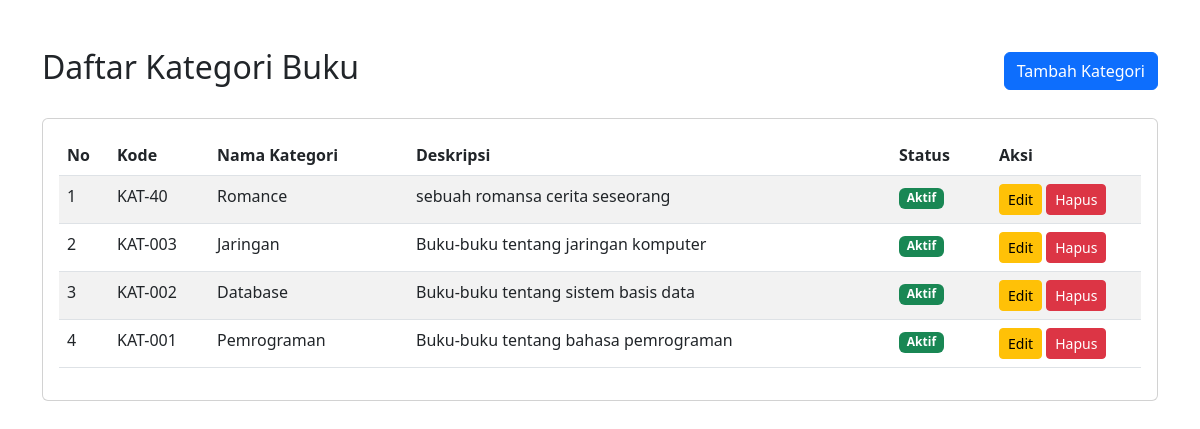
The page / on the database its author committed.
### tables this page shows
CREATE TABLE `kategori` (
  `id_kategori` int NOT NULL,
  `kode_kategori` varchar(10) NOT NULL,
  `nama_kategori` varchar(50) NOT NULL,
  `deskripsi` text,
  `status` enum('Aktif','Nonaktif') DEFAULT 'Aktif',
  `created_at` timestamp NULL DEFAULT CURRENT_TIMESTAMP
);

### index.php (the view, shortened to what this page needs)
<!DOCTYPE html>
<html lang="id">
<head>
    <link href="https://cdn.jsdelivr.net/npm/bootstrap@5.3.0/dist/css/bootstrap.min.css" rel="stylesheet">
</head>
<body>
    <?php
    require_once 'config/database.php';
    $stmt = $conn->prepare("SELECT id_kategori, kode_kategori, nama_kategori, deskripsi, status FROM kategori ORDER BY id_kategori DESC");
    $stmt->execute();
    $result = $stmt->get_result();
    ?>
    <div class="container mt-5">
        <div class="d-flex justify-content-between align-items-center mb-4">
            <h2>Daftar Kategori Buku</h2>
            <a href="create.php" class="btn btn-primary">Tambah Kategori</a>
        </div>
        <div class="card">
            <div class="card-body">
                <table class="table table-striped">
                    <thead>
                        <tr>
                            <th width="50">No</th>
                            <th width="100">Kode</th>
                            <th>Nama Kategori</th>
                            <th>Deskripsi</th>
                            <th width="100">Status</th>
                            <th width="150">Aksi</th>
                        </tr>
                    </thead>
                    <tbody>
                        <?php
                        $no = 1;
                        if ($result->num_rows > 0) {
                            while ($row = $result->fetch_assoc()) {
                                $badge_class = ($row['status'] == 'Aktif') ? 'bg-success' : 'bg-danger';
                        ?>
                                <tr>
                                    <td><?= $no++; ?></td>
                                    <td><?= htmlspecialchars($row['kode_kategori']); ?></td>
                                    <td><?= htmlspecialchars($row['nama_kategori']); ?></td>
                                    <td><?= htmlspecialchars($row['deskripsi']); ?></td>
                                    <td>
                                        <span class="badge <?= $badge_class; ?>">
                                            <?= htmlspecialchars($row['status']); ?>
                                        </span>
                                    </td>
                                    <td>
                                        <a href="edit.php?id=<?= $row['id_kategori']; ?>" class="btn btn-warning btn-sm">Edit</a>
                                        <button type="button" onclick="confirmDelete(<?= $row['id_kategori']; ?>)" class="btn btn-danger btn-sm">Hapus</button>
                                    </td>
                                </tr>
                        <?php
                            }
                        } else {
                            echo '<tr><td colspan="6" class="text-center">Belum ada data kategori.</td></tr>';
                        }
                        ?>
                    </tbody>
                </table>
            </div>
        </div>
    </div>
</body>
</html>

### rows shown on the page
kategori: kode_kategori "KAT-40", nama_kategori "Romance", deskripsi "sebuah romansa cerita seseorang", status "Aktif"
kategori: kode_kategori "KAT-003", nama_kategori "Jaringan", deskripsi "Buku-buku tentang jaringan komputer", status "Aktif"
kategori: kode_kategori "KAT-002", nama_kategori "Database", deskripsi "Buku-buku tentang sistem basis data", status "Aktif"
kategori: kode_kategori "KAT-001", nama_kategori "Pemrograman", deskripsi "Buku-buku tentang bahasa pemrograman", status "Aktif"
